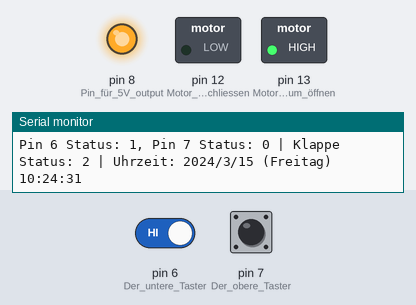
A sketch run on a simulated Arduino Uno, built with avr-gcc and run on an emulated ATmega328P. Shown: switched loads named in the sketch (green lamp = pin HIGH), output pins drawn as LEDs (lit = HIGH), the last lines printed to the serial monitor. Dashed ring = blinking. The test bench sets the inputs (shaded band); at power-on: pin 7 (Der_obere_Taster) LOW, pin 6 (Der_untere_Taster) HIGH. The local clock reads 2024-03-15 10:24:30 at power-on unless the sketch sets it.

Above: at 1.2 s.
1.3 s: pin 7 (Der_obere_Taster) pulled HIGH for 0.15 s
At 1.49 s:
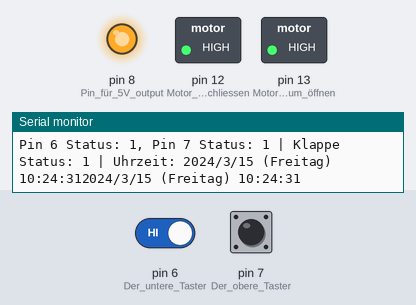
3.0 s: pin 7 (Der_obere_Taster) pulled HIGH for 1 s
At 4.5 s:
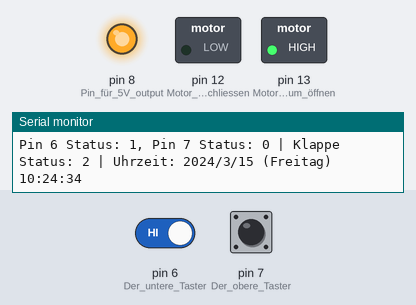
7.0 s: pin 7 (Der_obere_Taster) pulsed HIGH 2 times (0.12 s each, 0.3 s apart)
At 7.17 s:
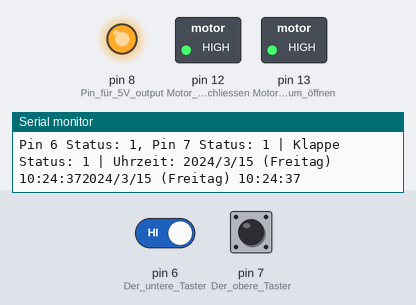
10.6 s: pin 6 (Der_untere_Taster) driven LOW and pin 7 (Der_obere_Taster) driven HIGH
At 12.0 s:
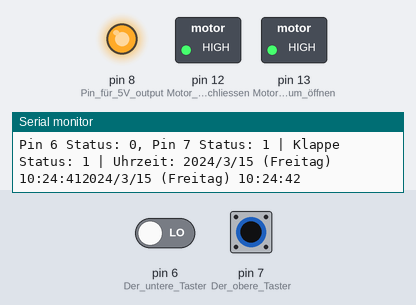
13.6 s: pin 7 (Der_obere_Taster) driven LOW
At 15.0 s:
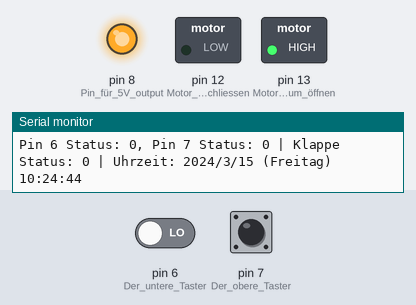
16.6 s: pin 7 (Der_obere_Taster) driven HIGH
At 17.2 s:
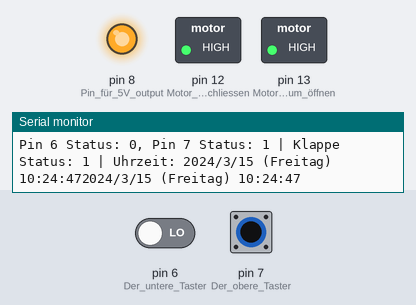
Timing chart, 0 to 19.2 s (numbered marks = the images above; inputs shaded):
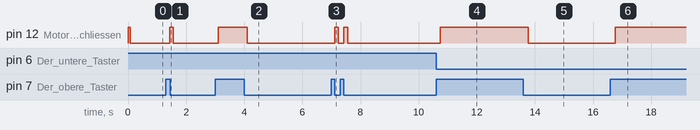

Measured:
- after the input at 1.3 s, pin 12 (Motor_linksrum_schliessen): LOW → HIGH after 0.13 s, → LOW 0.13 s later
- after the input at 3.0 s, pin 12 (Motor_linksrum_schliessen): LOW → HIGH after 0.10 s, → LOW 1.0 s later
- after the input at 7.0 s, pin 12 (Motor_linksrum_schliessen): alternates HIGH for 0.13 s and LOW for 0.19 s, 4 changes in all, then stays LOW, starting after 0.11 s
- after the input at 10.6 s, pin 12 (Motor_linksrum_schliessen): LOW → HIGH after 0.14 s
- after the input at 13.6 s, pin 12 (Motor_linksrum_schliessen): HIGH → LOW after 0.16 s
- after the input at 16.6 s, pin 12 (Motor_linksrum_schliessen): LOW → HIGH after 0.16 s

The sketch:

sketch_nur_auf_und_ab_mit_Sensoren_ohne_uhr.ino
```cpp
#include <Wire.h>
#include "RTClib.h"

RTC_DS3231 rtc;
char daysOfTheWeek[7][12] = {"Sonntag", "Montag", "Dienstag", "Mittwoch", "Donnerstag", "Freitag", "Samstag"};

void setup()
{
  pinMode (13, OUTPUT);     // Motor rechtsrum öffnen
  pinMode (12, OUTPUT);     // Motor linksrum schliessen
  pinMode (8, OUTPUT);     // Pin für 5V output
  pinMode(7, INPUT);        // Der obere Taster
  pinMode(6, INPUT);        // Der untere Taster

  digitalWrite(13, HIGH);
  digitalWrite(12, HIGH);
  digitalWrite(8, HIGH);

  Serial.begin(9600);
  Serial.println("Programm start");


  if (! rtc.begin()) {
    Serial.println("Keine Echtzeituhr gefunden!");
    while (1);
  }
}

void klappe_runter() {
  if(klappe_position() == 0) return;

  digitalWrite(13, LOW);
  while(klappe_position() != 0) {}
  digitalWrite(13, HIGH);
  delay(50);
}

void klappe_hoch() {

  if(klappe_position() == 1) return;

  digitalWrite(12, LOW);
  while(klappe_position() != 1) {}
  digitalWrite(12, HIGH);
  delay(50);
}

int klappe_position() {
  /*

  Ergebnis:
    1: (Klappe oben)
    0: (Klappe unten)
    2: (Klappe in Bewegung)
  */
  int klappe_status;
  int val_unten = digitalRead(6);
  int val_oben = digitalRead(7);

  if(val_unten == LOW && val_oben == LOW) klappe_status = 0;
  else if(val_oben == HIGH) klappe_status = 1;
  else klappe_status =  2;

  Serial.println("");
  Serial.print("Pin 6 Status: ");
  Serial.print(digitalRead(6));
  Serial.print(", Pin 7 Status: ");
  Serial.print(digitalRead(7));
  Serial.print(" | Klappe Status: ");
  Serial.print(klappe_status);
  Serial.print(" | Uhrzeit: ");

  print_date();

  return klappe_status;
}

void print_date() {
  DateTime now = rtc.now();
  Serial.print(now.year(), DEC);
  Serial.print('/');
  Serial.print(now.month(), DEC);
  Serial.print('/');
  Serial.print(now.day(), DEC);
  Serial.print(" (");
  Serial.print(daysOfTheWeek[now.dayOfTheWeek()]);
  Serial.print(") ");
  Serial.print(now.hour(), DEC);
  Serial.print(':');
  Serial.print(now.minute(), DEC);
  Serial.print(':');
  Serial.print(now.second(), DEC);
}
void loop ()
{

  print_date();
  DateTime now = rtc.now();
  if(now.hour() % 2 == 0) {
    klappe_hoch();
  }

  else if(now.hour() % 2 == 1) {
    klappe_runter();
  }

  else {
    Serial.println(" - Die Klappe wird nicht verändert. Es wird 5 Sekunden gewartet");
    delay(5000);
  }

}
```
